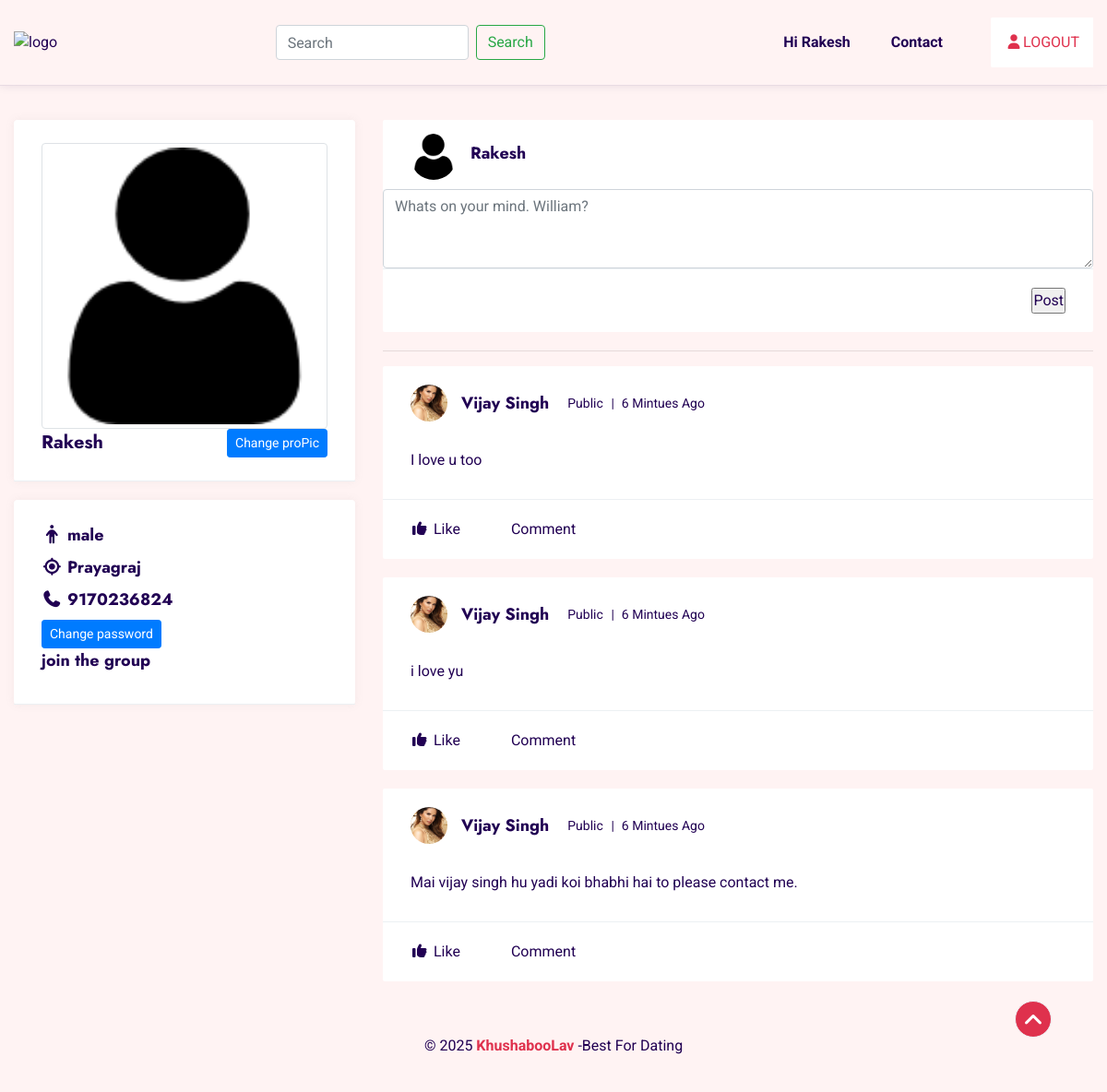
Page /home.php (signed in) on the committed database.
### tables this page shows
CREATE TABLE `users` (
  `userid` int(8) NOT NULL,
  `name` varchar(50) NOT NULL,
  `mobile` varchar(15) NOT NULL,
  `city` varchar(50) NOT NULL,
  `pwd` varchar(30) NOT NULL,
  `gender` varchar(6) NOT NULL,
  `dor` date NOT NULL,
  `propic` varchar(255) NOT NULL DEFAULT 'images/user.png'
);

CREATE TABLE `posts` (
  `postid` int(8) NOT NULL,
  `postcontent` text NOT NULL,
  `userid` int(11) NOT NULL,
  `dt` datetime NOT NULL
);

### fun.php (called while the page is built, shortened)
<?php
function getuserinfo($conn,$uid){
	$sql = "SELECT name,userid,propic FROM `users` WHERE `userid`='$uid'";
	$result=mysqli_query($conn, $sql);
	$row=mysqli_fetch_assoc($result);
	return $row;
}
?>

### home.php (the view, shortened to what this page needs)
<?php
include('config.php');
include('fun.php');
$sessuserid=$_SESSION['sessuserid'];
$sql = "SELECT * FROM `users` WHERE `userid`='$sessuserid'";
$result=mysqli_query($conn, $sql);
$row=mysqli_fetch_assoc($result);
?>
<?php include('header.php'); ?>
    <section class="banner-section">
        <div class="container">
			<div class="row">
				<div class="col-md-4">
					<aside class="mt-5 mt-xl-0">
						<div class="widget search-widget">
							<div class="widget-inner">
								<div class="widget-title">
									<div class="profile-pic">
										<img src="<?php echo $row['propic']; ?>" class="img-thumbnail img-fluid" width="100%">
									</div>
									<h5><?php echo $row['name']; ?> <button class="btn btn-primary btn-sm pull-right" data-toggle="modal" data-target="#mypropic">Change proPic</button></h5>
								</div>
							</div>
						</div>
						<div class="widget active-group">
							<div class="widget-inner">
								<div class="widget-title">
									<h6><i class="fa-solid fa-male"></i> <?php echo $row['gender']; ?></h6>
									<h6><i class="fa-solid fa-location"></i> <?php echo $row['city']; ?></h6>
									<h6><i class="fa-solid fa-phone"></i> <?php echo $row['mobile']; ?></h6>
									<h5> <button class="btn btn-primary btn-sm pull-left" data-toggle="modal" data-target="#changepwd">Change password</button></h5>
									<h6>join the group</h6>
								</div>
							</div>
						</div>
					</aside>
				</div>
				<div class="col-md-8">
					<div class="create-post mb-20">
						<div class="lab-inner">
							<div class="lab-thumb">
								<div class="thumb-inner">
									<div class="thumb-img">
										<img src="<?php echo $row['propic']; ?>" style="width:50px;height:50px;border-radius:50%; object-fit:cover" alt="img">
									</div>
									<div class="thumb-content">
										<h6>
											<a href="#">
												<?php echo $row['name'];  ?>
											</a>
										</h6>
									</div>
								</div>
							</div>
							<div class="lab-content">
								<form action="" id="postform" class="post-form" method="post">
									<textarea placeholder="Whats on your mind. William?" name="postcontent" id="postcontent" class="form-control" rows="3"></textarea>
									<div class="content-type">
										<ul class="content-list">
											<li class="post-submit">
												<input type="submit" value="Post"  id="postbtn" name="postbtn">
											</li>
										</ul>
									</div>
								</form>
							</div>
						</div>
					</div>
					<hr />
					<div id="allposts">
					<?php
					$sqlp = "SELECT * FROM `posts` ORDER BY dt DESC";
					$resultp=mysqli_query($conn, $sqlp);
					while( $rowp=mysqli_fetch_assoc($resultp) ){
					$profilerow=getuserinfo($conn,$rowp['userid']);
					?>
					<div class="post-item mb-20">
						<div class="post-content">
							<div class="post-author">
								<div class="post-author-inner">
									<div class="author-thumb">
										<img src="<?php echo $profilerow['propic'] ?>" alt="img" style="width:40px;height:40px;object-fit:cover;border-radius:50%">
									</div>
									<div class="author-details">
										<h6><a href="#"><?php echo $profilerow['name'] ?></a></h6>
										<ul class="post-status">
											<li class="post-privacy"><i class="icofont-world"></i>
												Public</li>
											<li class="post-time">6 Mintues Ago
											</li>
										</ul>
									</div>
								</div>
							</div>
							<div class="post-description">
								<p><?php echo $rowp['postcontent'] ?></p>
							</div>
						</div>
						<div class="post-meta">
							<div class="post-meta-bottom">
								<ul class="react-list">
									<li class="react">
										<a href="#">
											<i class="fa fa-thumbs-up"></i>Like
										</a>
									</li>
									<li class="react">
										<a href="#">
											<i class="icofont-speech-comments"></i>Comment
										</a>
									</li>
								</ul>
							</div>
						</div>
					</div>
					<?php } ?>
					</div>
				</div>
			</div>
		</div>
    </section>
<?php include('footer.php'); ?>

### header.php (shortened to what this page needs)
<!DOCTYPE html>
<html lang="en">
	<head>
    <link rel="stylesheet" href="css/animate.css">
    <link rel="stylesheet" href="css/bootstrap.css">
    <link rel="stylesheet" href="fa/css/font-awesome.min.css">
    <link rel="stylesheet" href="css/swiper.min.css">
    <link rel="stylesheet" href="css/style.css">
	<link rel="stylesheet" href="https://cdnjs.cloudflare.com/ajax/libs/font-awesome/7.0.0/css/all.min.css" />
</head>
<body id="body">
    <header class="header-section header-fixed fadeInUp">
        <div class="header-bottom">
            <div class="container">
                <div class="header-wrapper">
                    <div class="logo">
                        <a href="index.html">
                            <img src="images/logo.png" alt="logo">
                        </a>
                    </div>
					<div class="form-inline" style="position:relative;">
						<input class="form-control mr-sm-2" type="search" placeholder="Search" aria-label="Search" id="searchterm">
						<button class="btn btn-outline-success my-2 my-sm-0" type="submit">Search</button>
					</div>
                    <div class="menu-area">
                        <ul class="menu">
                            <li>
                                <a href="#" id="kuchhbhi">Hi <?php echo $row['name']; ?></a>
                            </li>
                            <li><a href="contact.html">Contact</a></li>
                        </ul>
                        <a href="logout.php" class="login"><i class="fa-solid fa-user"></i><span>LOGOUT</span> </a>
                    </div>
                </div>
            </div>
        </div>
    </header>

### footer.php (shortened to what this page needs)
    <footer class="footer-section">
        <div class="footer-bottom">
            <div class="container">
                <div class="row">
                    <div class="col-12">
                        <div class="footer-bottom-content text-center">
                            <p>© 2025 <a href="#">KhushabooLav</a> -Best For Dating</p>
                        </div>
                    </div>
                </div>
            </div>
        </div>
    </footer>
    <a href="index.html#" class="scrollToTop" style="bottom: 5%; opacity: 1; transition: 0.5s;"><i class="fa-solid fa-angle-up"></i></a>
</body>
</html>

### rows in the picture
users: name "Rakesh", propic (placeholder picture), gender "male", city "Prayagraj", mobile "9170236824"
posts: userid.propic (picture), userid.name "Vijay Singh", postcontent "I love u too"
posts: userid.propic (picture), userid.name "Vijay Singh", postcontent "i love yu"
posts: userid.propic (picture), userid.name "Vijay Singh", postcontent "Mai vijay singh hu yadi koi bhabhi hai to please contact me."
